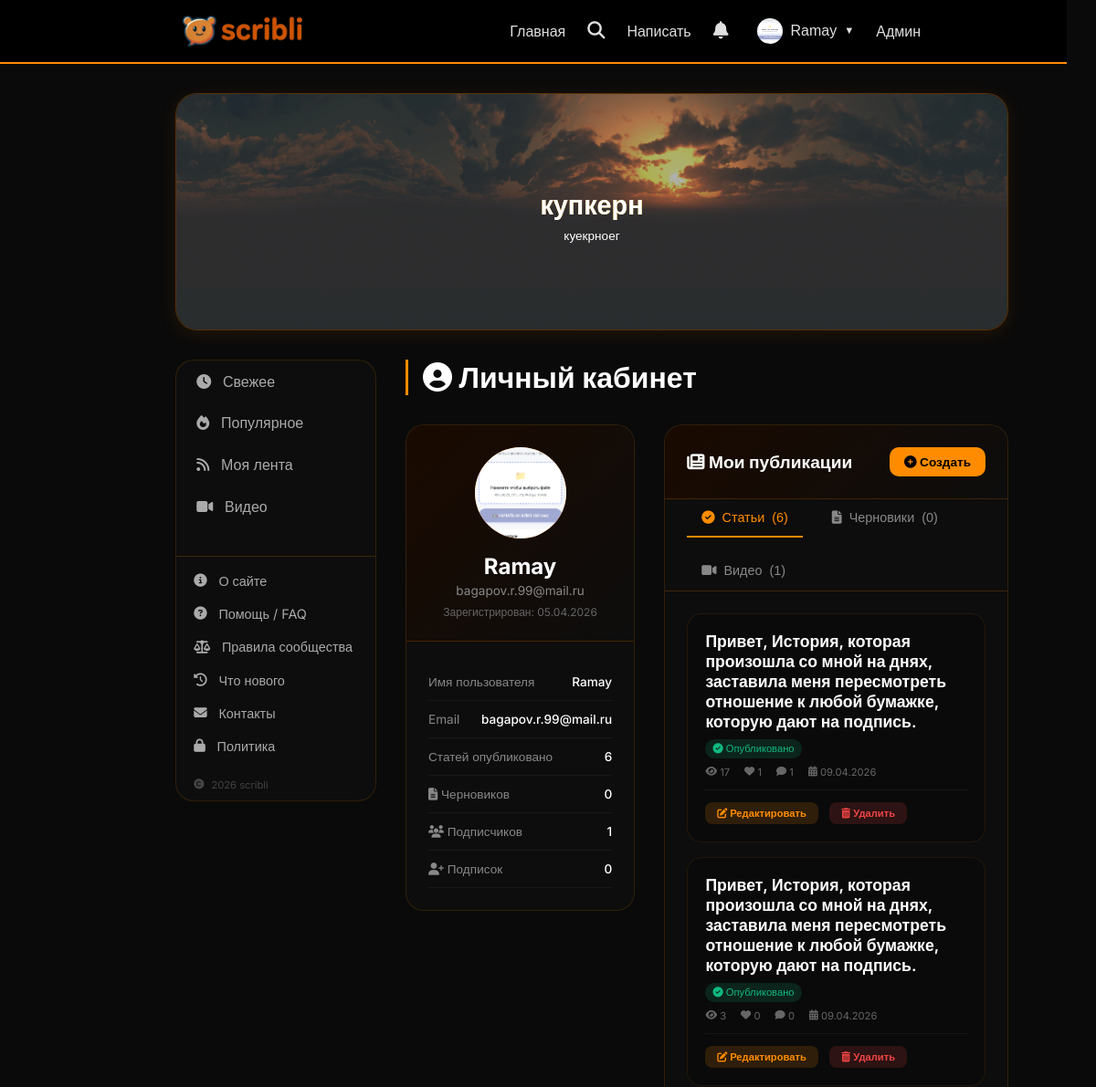
The page /profile (signed in, upper part) on the database as committed earlier.
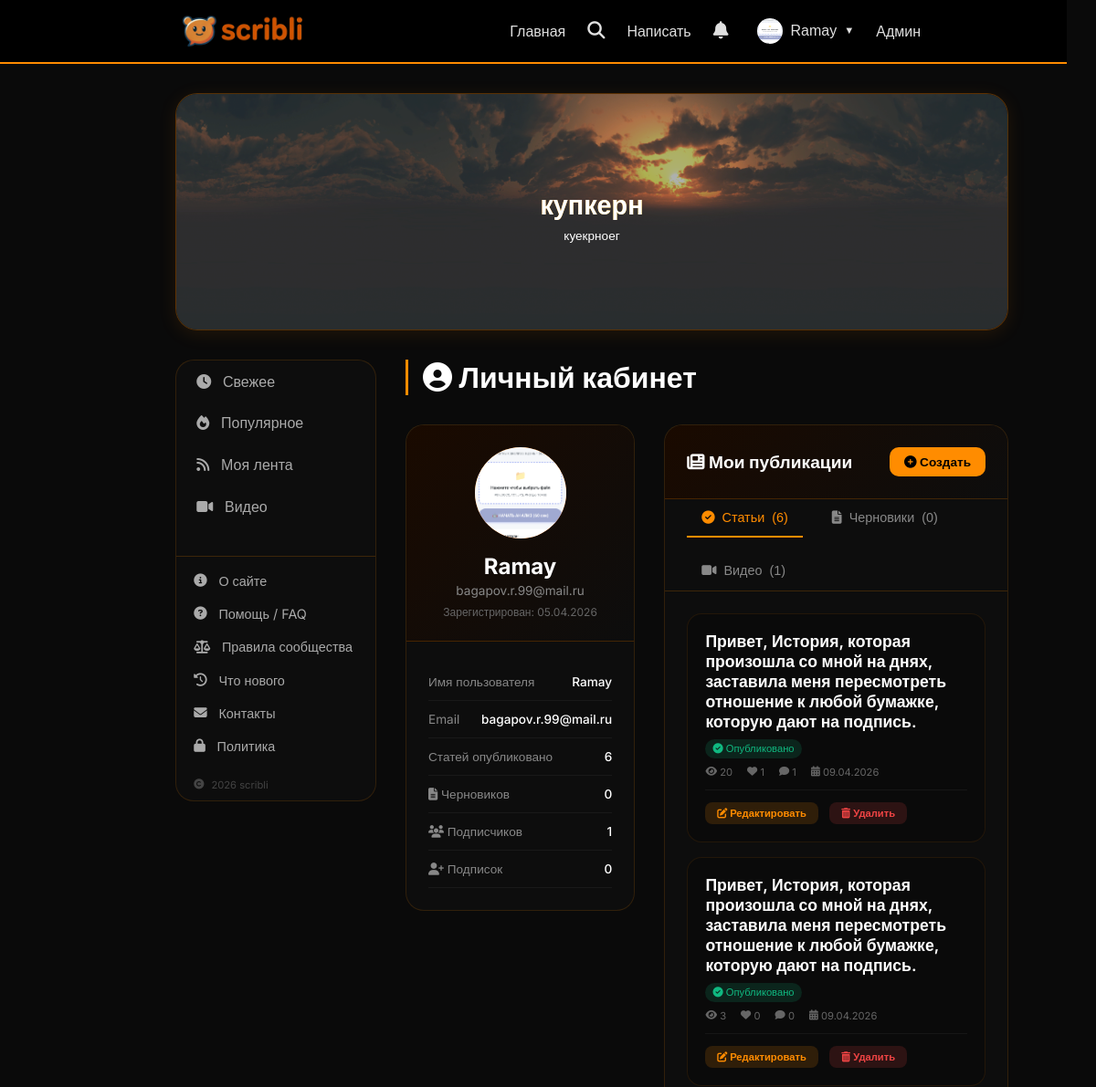
The same page on the database as committed later.
### database.py (models this page shows)
class Article(Base):
    __tablename__ = 'articles'
    id = Column(Integer, primary_key=True)
    title = Column(String, index=True)
    slug = Column(String, unique=True, index=True)
    description = Column(String, default='')
    content = Column(Text)
    user_id = Column(Integer, ForeignKey('users.id'))
    is_published = Column(Boolean, default=False)
    views = Column(Integer, default=0)
    likes = Column(Integer, default=0)
    created_at = Column(DateTime, default=datetime.now)
    updated_at = Column(DateTime, default=datetime.now, onupdate=datetime.now)

### main.py (the view)
@app.get("/profile", response_class=HTMLResponse)
async def profile(request: Request, db: Session = Depends(get_db)):
    user = get_current_user(request, db)
    if not user:
        return RedirectResponse(url="/login", status_code=303)
    published_articles = db.query(Article).filter(
        Article.user_id == user.id,
        Article.is_published == True
    ).order_by(Article.created_at.desc()).all()
    for article in published_articles:
        article.comments_count = db.query(Comment).filter(Comment.article_id == article.id).count()
    draft_articles = db.query(Article).filter(
        Article.user_id == user.id,
        Article.is_published == False
    ).order_by(Article.created_at.desc()).all()
    user_videos = db.query(Video).filter(Video.user_id == user.id).order_by(Video.created_at.desc()).all()
    for video in user_videos:
        video.comments_count = db.query(VideoComment).filter(VideoComment.video_id == video.id).count()
    subscribers_count = db.query(Subscription).filter(Subscription.author_id == user.id).count()
    subscriptions_count = db.query(Subscription).filter(Subscription.subscriber_id == user.id).count()
    slider_items = db.query(SliderItem).filter(SliderItem.is_active == True).order_by(SliderItem.order).all()
    return templates.TemplateResponse("profile.html", {
        "request": request,
        "user": user,
        "published_articles": published_articles,
        "draft_articles": draft_articles,
        "user_videos": user_videos,
        "subscribers_count": subscribers_count,
        "subscriptions_count": subscriptions_count,
        "slider_items": slider_items,
        **with_seo(
            request,
            meta_title=f"Профиль {user.username} - scribli",
            meta_description="Личный кабинет пользователя scribli.",
            canonical_path="/profile",
            meta_robots="noindex,nofollow",
        ),
    })

### templates/profile.html (shortened to what the changed rows need)
{% extends "base.html" %}
{% block content %}
<div class="profile-header">
    <h2><i class="fas fa-user-circle"></i> Личный кабинет</h2>
</div>
<div class="profile-grid">
    <div class="articles-card">
        <div id="published-tab" class="tab-content active">
            <div class="articles-list">
                {% if published_articles %}
                    {% for article in published_articles %}
                    <div class="article-item">
                        <div class="article-item-title">
                            <a href="/article/{{ article.slug }}">{{ article.title }}</a>
                        </div>
                        <div class="article-item-meta">
                            <span class="status-published"><i class="fas fa-check-circle"></i> Опубликовано</span>
                        </div>
 <div class="article-item-stats">
    <span><i class="fas fa-eye"></i> {{ article.views }}</span>
    <span><i class="fas fa-heart"></i> {{ article.likes }}</span>
    <span><i class="fas fa-comment"></i> {{ article.comments_count }}</span>
    <span><i class="fas fa-calendar-alt"></i> {{ article.created_at.strftime('%d.%m.%Y') }}</span>
</div>
                        <div class="article-item-actions">
                            <a href="/edit/{{ article.id }}" class="btn-edit"><i class="fas fa-edit"></i> Редактировать</a>
                            <button class="btn-delete" onclick="confirmDelete({{ article.id }}, '{{ article.title|replace("'", "\\'") }}')"><i class="fas fa-trash-alt"></i> Удалить</button>
                        </div>
                    </div>
                    {% endfor %}
                {% else %}
                    <div class="empty-articles">
                        <div class="empty-articles-icon"><i class="fas fa-inbox"></i></div>
                        <p>У вас пока нет опубликованных статей</p>
                        <a href="/create" class="btn btn-primary" style="margin-top: 1rem; display: inline-block;"><i class="fas fa-pen-alt"></i> Написать первую статью</a>
                    </div>
                {% endif %}
            </div>
        </div>
    </div>
</div>
{% endblock %}

Rows that differ between the two databases and show on the page:
changed Article (number 1 of 2 on the later page): views "17" → "20"
